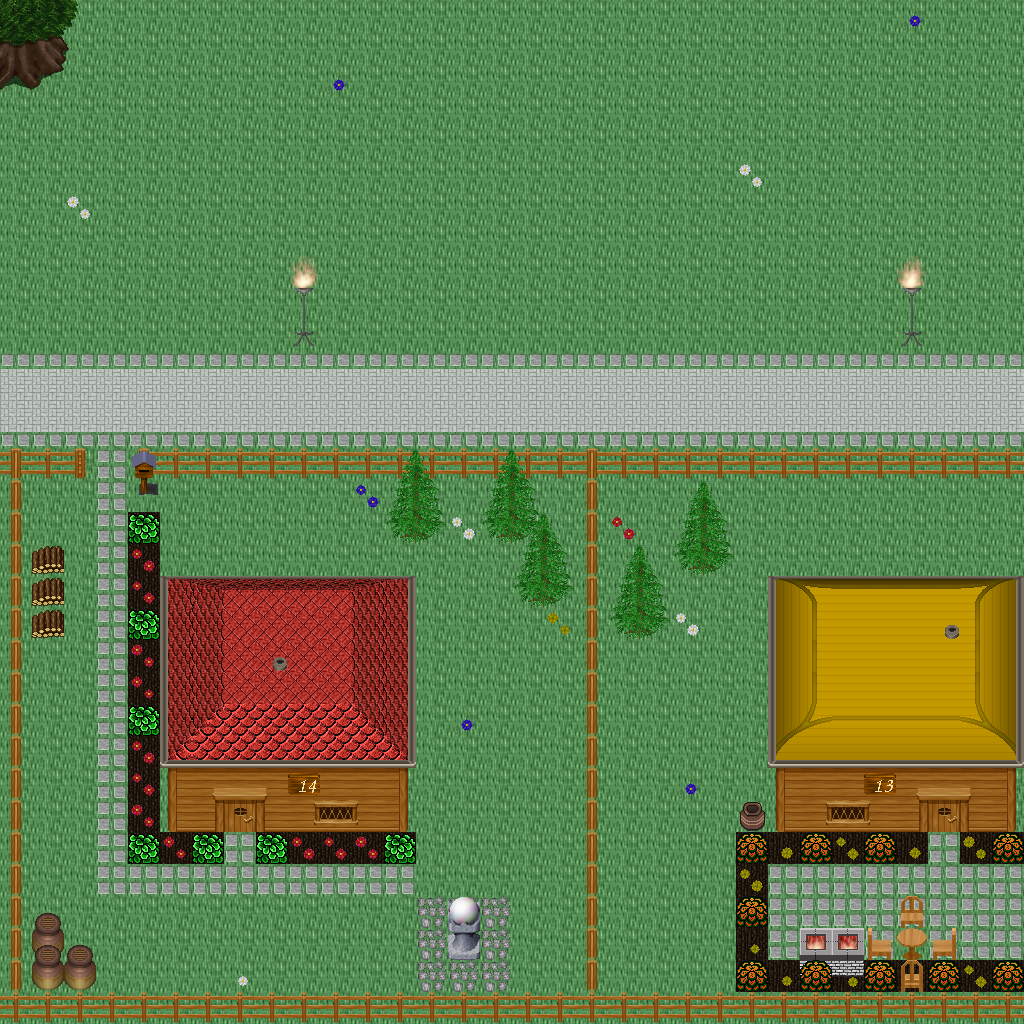

A 2D game scene composited from a Tiled map and its tileset images. What follows is a short description and the map's XML, with each tile layer's data collapsed to a summary:
An orthogonal 32x32 tile map with 32x32 px tiles, 5 tile layers (Ground, Objects, Objects2, Above, ...), 1 hidden layer not drawn, 60 tilesets.

<map version="1.10" tiledversion="1.11.0" orientation="orthogonal" renderorder="right-down" width="32" height="32" tilewidth="32" tileheight="32" infinite="0" nextlayerid="11" nextobjectid="1">
 <tileset firstgid="1" name="logic_collision" tilewidth="32" tileheight="32" tilecount="1" columns="1">
  <image source="../drawable/logic_collision.png" width="32" height="32" />
 </tileset>
 <tileset firstgid="2" name="building_decoration_orbpedestal" tilewidth="32" tileheight="32" tilecount="2" columns="1">
  <image source="../drawable/building_decoration_orbpedestal.png" width="32" height="64" />
 </tileset>
 <tileset firstgid="4" name="building_decoration_chimney" tilewidth="32" tileheight="32" tilecount="2" columns="1">
  <image source="../drawable/building_decoration_chimney.png" width="32" height="64" />
 </tileset>
 <tileset firstgid="6" name="item_statue_fairypool" tilewidth="32" tileheight="32" tilecount="16" columns="2">
  <image source="../drawable/item_statue_fairypool.png" width="64" height="256" />
 </tileset>
 <tileset firstgid="22" name="building_decoration_stone_details" tilewidth="32" tileheight="32" tilecount="4" columns="2">
  <image source="../drawable/building_decoration_stone_details.png" width="64" height="64" />
 </tileset>
 <tileset firstgid="26" name="building_door_closed" tilewidth="32" tileheight="32" tilecount="1" columns="1">
  <image source="../drawable/building_door_closed.png" width="32" height="32" />
 </tileset>
 <tileset firstgid="27" name="building_door_door" tilewidth="32" tileheight="32" tilecount="6" columns="3">
  <image source="../drawable/building_door_door.png" width="96" height="64" />
 </tileset>
 <tileset firstgid="33" name="building_fence_fence_chunky" tilewidth="32" tileheight="32" tilecount="21" columns="3">
  <image source="../drawable/building_fence_fence_chunky.png" width="96" height="224" />
 </tileset>
 <tileset firstgid="54" name="building_roof_blue" tilewidth="32" tileheight="32" tilecount="20" columns="5">
  <image source="../drawable/building_roof_blue.png" width="160" height="128" />
 </tileset>
 <tileset firstgid="74" name="building_roof_green" tilewidth="32" tileheight="32" tilecount="20" columns="5">
  <image source="../drawable/building_roof_green.png" width="160" height="128" />
 </tileset>
 <tileset firstgid="94" name="building_roof_red" tilewidth="32" tileheight="32" tilecount="20" columns="5">
  <image source="../drawable/building_roof_red.png" width="160" height="128" />
 </tileset>
 <tileset firstgid="114" name="building_roof_red2" tilewidth="32" tileheight="32" tilecount="20" columns="5">
  <image source="../drawable/building_roof_red2.png" width="160" height="128" />
 </tileset>
 <tileset firstgid="134" name="building_roof_roof_borders" tilewidth="32" tileheight="32" tilecount="9" columns="3">
  <image source="../drawable/building_roof_roof_borders.png" width="96" height="96" />
 </tileset>
 <tileset firstgid="143" name="building_roof_yellow" tilewidth="32" tileheight="32" tilecount="20" columns="5">
  <image source="../drawable/building_roof_yellow.png" width="160" height="128" />
 </tileset>
 <tileset firstgid="163" name="building_window_window_long" tilewidth="32" tileheight="32" tilecount="3" columns="3">
  <image source="../drawable/building_window_window_long.png" width="96" height="32" />
 </tileset>
 <tileset firstgid="166" name="ground_cobbled_paving" tilewidth="32" tileheight="32" tilecount="1" columns="1">
  <image source="../drawable/ground_cobbled_paving.png" width="32" height="32" />
 </tileset>
 <tileset firstgid="167" name="ground_gravel" tilewidth="32" tileheight="32" tilecount="1" columns="1">
  <image source="../drawable/ground_gravel.png" width="32" height="32" />
 </tileset>
 <tileset firstgid="168" name="ground_stone_floors" tilewidth="32" tileheight="32" tilecount="6" columns="3">
  <image source="../drawable/ground_stone_floors.png" width="96" height="64" />
 </tileset>
 <tileset firstgid="174" name="ground_ground" tilewidth="32" tileheight="32" tilecount="33" columns="3">
  <image source="../drawable/ground_ground.png" width="96" height="352" />
 </tileset>
 <tileset firstgid="207" name="plant_bush_various_small" tilewidth="32" tileheight="32" tilecount="9" columns="3">
  <image source="../drawable/plant_bush_various_small.png" width="96" height="96" />
 </tileset>
 <tileset firstgid="216" name="plant_flower_daisy_blue" tilewidth="32" tileheight="32" tilecount="8" columns="2">
  <image source="../drawable/plant_flower_daisy_blue.png" width="64" height="128" />
 </tileset>
 <tileset firstgid="224" name="plant_flower_daisy_red" tilewidth="32" tileheight="32" tilecount="8" columns="2">
  <image source="../drawable/plant_flower_daisy_red.png" width="64" height="128" />
 </tileset>
 <tileset firstgid="232" name="plant_flower_daisy_white" tilewidth="32" tileheight="32" tilecount="8" columns="2">
  <image source="../drawable/plant_flower_daisy_white.png" width="64" height="128" />
 </tileset>
 <tileset firstgid="240" name="plant_flower_daisy_yellow" tilewidth="32" tileheight="32" tilecount="8" columns="2">
  <image source="../drawable/plant_flower_daisy_yellow.png" width="64" height="128" />
 </tileset>
 <tileset firstgid="248" name="plant_tree_spruce" tilewidth="32" tileheight="32" tilecount="6" columns="2">
  <image source="../drawable/plant_tree_spruce.png" width="64" height="96" />
 </tileset>
 <tileset firstgid="254" name="item_pot_pot_purple" tilewidth="32" tileheight="32" tilecount="1" columns="1">
  <image source="../drawable/item_pot_pot_purple.png" width="32" height="32" />
 </tileset>
 <tileset firstgid="255" name="item_pot_pot_tall" tilewidth="32" tileheight="32" tilecount="2" columns="1">
  <image source="../drawable/item_pot_pot_tall.png" width="32" height="64" />
 </tileset>
 <tileset firstgid="257" name="item_pot_small_barrel" tilewidth="32" tileheight="32" tilecount="2" columns="1">
  <image source="../drawable/item_pot_small_barrel.png" width="32" height="64" />
 </tileset>
 <tileset firstgid="259" name="item_postbox" tilewidth="32" tileheight="32" tilecount="4" columns="2">
  <image source="../drawable/item_postbox.png" width="64" height="64" />
 </tileset>
 <tileset firstgid="263" name="furniture_chair_wooden_pale" tilewidth="32" tileheight="32" tilecount="4" columns="2">
  <image source="../drawable/furniture_chair_wooden_pale.png" width="64" height="64" />
 </tileset>
 <tileset firstgid="267" name="furniture_table_wooden" tilewidth="32" tileheight="32" tilecount="1" columns="1">
  <image source="../drawable/furniture_table_wooden.png" width="32" height="32" />
 </tileset>
 <tileset firstgid="268" name="furniture_table_brick_base" tilewidth="32" tileheight="32" tilecount="3" columns="3">
  <image source="../drawable/furniture_table_brick_base.png" width="96" height="32" />
 </tileset>
 <tileset firstgid="271" name="furniture_light_iron_lamp" tilewidth="32" tileheight="32" tilecount="3" columns="1">
  <image source="../drawable/furniture_light_iron_lamp.png" width="32" height="96" />
 </tileset>
 <tileset firstgid="274" name="furniture_light_flames" tilewidth="32" tileheight="32" tilecount="6" columns="6">
  <image source="../drawable/furniture_light_flames.png" width="192" height="32" />
 </tileset>
 <tileset firstgid="280" name="furniture_sink_dark_side_on" tilewidth="32" tileheight="32" tilecount="6" columns="3">
  <image source="../drawable/furniture_sink_dark_side_on.png" width="96" height="64" />
 </tileset>
 <tileset firstgid="286" name="ground_grass_corners" tilewidth="32" tileheight="32" tilecount="24" columns="6">
  <image source="../drawable/ground_grass_corners.png" width="192" height="128" />
 </tileset>
 <tileset firstgid="310" name="ground_grass_edges" tilewidth="32" tileheight="32" tilecount="36" columns="12">
  <image source="../drawable/ground_grass_edges.png" width="384" height="96" />
 </tileset>
 <tileset firstgid="346" name="plant_tree_tree_fluffy" tilewidth="32" tileheight="32" tilecount="12" columns="4">
  <image source="../drawable/plant_tree_tree_fluffy.png" width="128" height="96" />
 </tileset>
 <tileset firstgid="358" name="ground_water_dungeon_water" tilewidth="32" tileheight="32" tilecount="30" columns="3">
  <image source="../drawable/ground_water_dungeon_water.png" width="96" height="320" />
 </tileset>
 <tileset firstgid="388" name="furniture_table_wooden_rectangular" tilewidth="32" tileheight="32" tilecount="9" columns="3">
  <image source="../drawable/furniture_table_wooden_rectangular.png" width="96" height="96" />
 </tileset>
 <tileset firstgid="397" name="item_statue_metal_and_stone" tilewidth="32" tileheight="32" tilecount="6" columns="3">
  <image source="../drawable/item_statue_metal_and_stone.png" width="96" height="64" />
 </tileset>
 <tileset firstgid="403" name="ground_fire_fire" tilewidth="32" tileheight="32" tilecount="27" columns="3">
  <image source="../drawable/ground_fire_fire.png" width="96" height="288" />
 </tileset>
 <tileset firstgid="430" name="furniture_table_bench" tilewidth="32" tileheight="32" tilecount="3" columns="3">
  <image source="../drawable/furniture_table_bench.png" width="96" height="32" />
 </tileset>
 <tileset firstgid="433" name="plant_bush_hosta" tilewidth="32" tileheight="32" tilecount="9" columns="3">
  <image source="../drawable/plant_bush_hosta.png" width="96" height="96" />
 </tileset>
 <tileset firstgid="442" name="plant_tree_tree_green" tilewidth="32" tileheight="32" tilecount="88" columns="8">
  <image source="../drawable/plant_tree_tree_green.png" width="256" height="352" />
 </tileset>
 <tileset firstgid="530" name="item_sign_large" tilewidth="32" tileheight="32" tilecount="15" columns="5">
  <image source="../drawable/item_sign_large.png" width="160" height="96" />
 </tileset>
 <tileset firstgid="545" name="building_wall_wall_brown" tilewidth="32" tileheight="32" tilecount="12" columns="3">
  <image source="../drawable/building_wall_wall_brown.png" width="96" height="128" />
 </tileset>
 <tileset firstgid="557" name="ground_green_paving_4" tilewidth="32" tileheight="32" tilecount="3" columns="3">
  <image source="../drawable/ground_green_paving_4.png" width="96" height="32" />
 </tileset>
 <tileset firstgid="560" name="item_swing" tilewidth="32" tileheight="32" tilecount="4" columns="2">
  <image source="../drawable/item_swing.png" width="64" height="64" />
 </tileset>
 <tileset firstgid="564" name="item_fishrods" tilewidth="32" tileheight="32" tilecount="12" columns="4">
  <image source="../drawable/item_fishrods.png" width="128" height="96" />
 </tileset>
 <tileset firstgid="576" name="logic_creature_human_kalavan" tilewidth="32" tileheight="32" tilecount="5" columns="5">
  <image source="../drawable/logic_creature_human_kalavan.png" width="160" height="32" />
 </tileset>
 <tileset firstgid="581" name="logic_creature_animal" tilewidth="32" tileheight="32" tilecount="32" columns="8">
  <image source="../drawable/logic_creature_animal.png" width="256" height="128" />
 </tileset>
 <tileset firstgid="613" name="building_decoration_numbers" tilewidth="32" tileheight="32" tilecount="20" columns="2">
  <image source="../drawable/building_decoration_numbers.png" width="64" height="320" />
 </tileset>
 <tileset firstgid="633" name="ground_green_paving" tilewidth="32" tileheight="32" tilecount="18" columns="3">
  <image source="../drawable/ground_green_paving.png" width="96" height="192" />
 </tileset>
 <tileset firstgid="651" name="item_huge_orb" tilewidth="32" tileheight="32" tilecount="16" columns="2">
  <image source="../drawable/item_huge_orb.png" width="64" height="256" />
 </tileset>
 <tileset firstgid="667" name="light_light_5x5" tilewidth="32" tileheight="32" tilecount="25" columns="5">
  <image source="../drawable/light_light_5x5.png" width="160" height="160" />
 </tileset>
 <tileset firstgid="692" name="light_dim_light_5x5" tilewidth="32" tileheight="32" tilecount="25" columns="5">
  <image source="../drawable/light_dim_light_5x5.png" width="160" height="160" />
 </tileset>
 <tileset firstgid="717" name="item_firewood" tilewidth="32" tileheight="32" tilecount="12" columns="3">
  <image source="../drawable/item_firewood.png" width="96" height="128" />
 </tileset>
 <tileset firstgid="729" name="logic_creature_fowl" tilewidth="32" tileheight="32" tilecount="6" columns="6">
  <image source="../drawable/logic_creature_fowl.png" width="192" height="32" />
 </tileset>
 <tileset firstgid="735" name="logic_creature_human_imperial" tilewidth="32" tileheight="32" tilecount="16" columns="8">
  <image source="../drawable/logic_creature_human_imperial.png" width="256" height="64" />
 </tileset>
 <layer id="1" name="Ground" width="32" height="32">
  <data>[1024 cells, 1024 non-empty, 4 distinct tile ids]</data>
 </layer>
 <layer id="2" name="Objects" width="32" height="32">
  <data>[1024 cells, 354 non-empty, 50 distinct tile ids]</data>
 </layer>
 <layer id="3" name="Objects2" width="32" height="32">
  <data>[1024 cells, 32 non-empty, 20 distinct tile ids]</data>
 </layer>
 <layer id="4" name="Above" width="32" height="32">
  <data>[1024 cells, 132 non-empty, 54 distinct tile ids]</data>
 </layer>
 <layer id="5" name="Above2" width="32" height="32">
  <data>[1024 cells, 26 non-empty, 9 distinct tile ids]</data>
 </layer>
 <layer id="6" name="Walkable" width="32" height="32" visible="0">
  <data>[1024 cells, 232 non-empty, 1 distinct tile ids]</data>
 </layer>
 <objectgroup id="7" name="Mapevents" />
 <objectgroup id="8" name="Spawn" />
 <objectgroup id="9" name="Keys" />
 <objectgroup id="10" name="Replace" />
</map>
